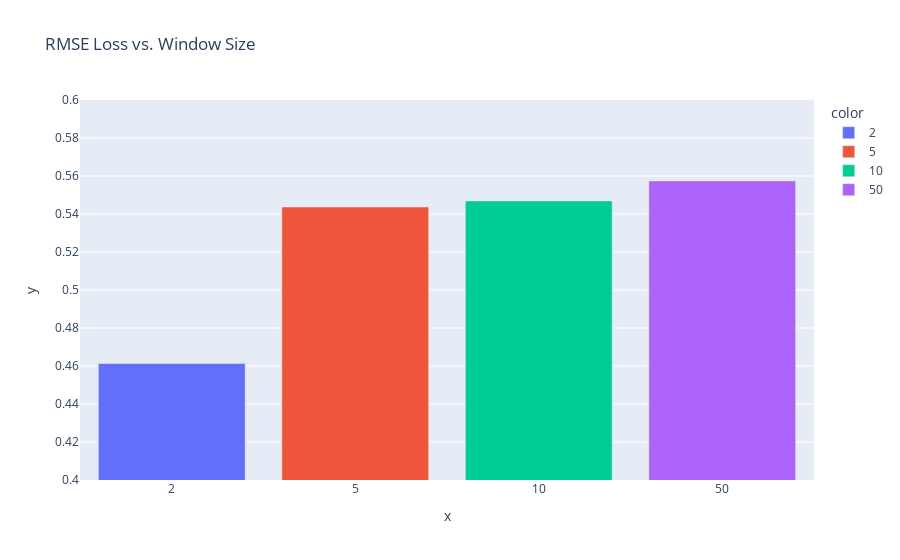

Here is the notebook cell this chart was saved with:
### Code cell
error = [rmse2A, rmse5, rmse10, rmse50]
print(error)
windowSize = ["2","5","10", "50" ]
fig = px.bar( y=error, x=windowSize, color=windowSize, title="RMSE Loss vs. Window Size")

fig.update_layout(yaxis_range=[0.4,0.6])

### Figure 1 — Plotly figure (JSON) as saved in the notebook; plotly's stock layout.template omitted (floating-point values rounded to 4 significant figures)
{"data": [{"alignmentgroup": "True", "hovertemplate": "color=2<br>x=%{x}<br>y=%{y}<extra></extra>", "legendgroup": "2", "marker": {"color": "#636efa", "pattern": {"shape": ""}}, "name": "2", "offsetgroup": "2", "orientation": "v", "showlegend": true, "textposition": "auto", "type": "bar", "x": ["2"], "xaxis": "x", "y": [0.4613], "yaxis": "y"}, {"alignmentgroup": "True", "hovertemplate": "color=5<br>x=%{x}<br>y=%{y}<extra></extra>", "legendgroup": "5", "marker": {"color": "#EF553B", "pattern": {"shape": ""}}, "name": "5", "offsetgroup": "5", "orientation": "v", "showlegend": true, "textposition": "auto", "type": "bar", "x": ["5"], "xaxis": "x", "y": [0.5437], "yaxis": "y"}, {"alignmentgroup": "True", "hovertemplate": "color=10<br>x=%{x}<br>y=%{y}<extra></extra>", "legendgroup": "10", "marker": {"color": "#00cc96", "pattern": {"shape": ""}}, "name": "10", "offsetgroup": "10", "orientation": "v", "showlegend": true, "textposition": "auto", "type": "bar", "x": ["10"], "xaxis": "x", "y": [0.5469], "yaxis": "y"}, {"alignmentgroup": "True", "hovertemplate": "color=50<br>x=%{x}<br>y=%{y}<extra></extra>", "legendgroup": "50", "marker": {"color": "#ab63fa", "pattern": {"shape": ""}}, "name": "50", "offsetgroup": "50", "orientation": "v", "showlegend": true, "textposition": "auto", "type": "bar", "x": ["50"], "xaxis": "x", "y": [0.5574], "yaxis": "y"}], "layout": {"barmode": "relative", "legend": {"title": {"text": "color"}, "tracegroupgap": 0}, "title": {"text": "RMSE Loss vs. Window Size"}, "xaxis": {"anchor": "y", "domain": [0, 1], "title": {"text": "x"}}, "yaxis": {"anchor": "x", "domain": [0, 1], "range": [0.4, 0.6], "title": {"text": "y"}}}}
